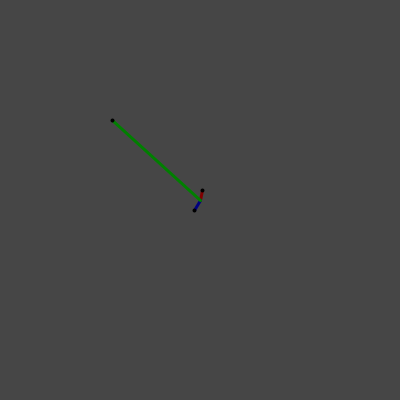
Frame 1 (no input)
Frame 60 (the mouse pressed at the canvas centre just before this capture): identical to frame 1, image omitted
Frame 120 (the mouse held since frame 60 and released just before this capture): identical to frame 1, image omitted

The Processing sketch that drew this single still picture (run headless with seeded random() and noise(); from frame 60 on, the mouse is pressed at the canvas centre):

// Processing sketch: Main
// ── Main.pde
ComNum a, b, c;
cMath m;
void setup() {
  println(new ComNum(30, 40, 0, false).hypot);
  size(400, 400);
  m = new cMath();
  a = new ComNum(2, 10, color(127, 0, 0), false);
  b = new ComNum(-6, -10, color(0, 0, 127), false);
}

void draw() {
  if(mouseButton == LEFT) {
    a.set(mouseX-width/2, -mouseY+height/2, false);
  } else if(mouseButton == RIGHT) {
    b.set(mouseX-width/2, -mouseY+height/2, false);
  }
  c = m.mult(a, b);
  c.c = color(0, 127, 0);
  background(70);
  push();
  translate(width/2, height/2);
  a.show();
  b.show();
  c.show();
  pop();
}

class cMath {
  ComNum mult(ComNum a, ComNum b) {
    return new ComNum(a.hypot*b.hypot, a.theta+b.theta, 0, true);
  }
}

class ComNum {
  float real, imag, hypot, theta;
  color c;
  ComNum(float re_hy, float im_th, color c, boolean polar) {
    set(re_hy, im_th, polar);
    this.c = c;
  }
  
  void show() {
    push();
    stroke(c);
    strokeWeight(3);
    line(0, 0, real, -imag);
    stroke(0);
    strokeWeight(4);
    point(real, -imag);
    pop();
  }
  
  void sub(ComNum z) {
    set(real-z.real, imag-z.imag, false);
  }
  
  void add(ComNum z) {
    set(real+z.real, imag+z.imag, false);
  }
  
  void mult(ComNum z) {
    set(hypot*z.hypot, theta+z.theta, true);
  }
  
  void div(ComNum z) {
    set(hypot/z.hypot, theta-z.theta, true);
  }
  
  void set(float re_hy, float im_th, boolean polar) {
    if(polar) {
      hypot = re_hy;
      theta = im_th;
      real = hypot*cos(im_th);
      imag = hypot*sin(im_th);
    } else {
      real = re_hy;
      imag = im_th;
      hypot = sqrt(sq(re_hy) + sq(im_th));
      theta = atan(imag/real);
    }
  }
}
